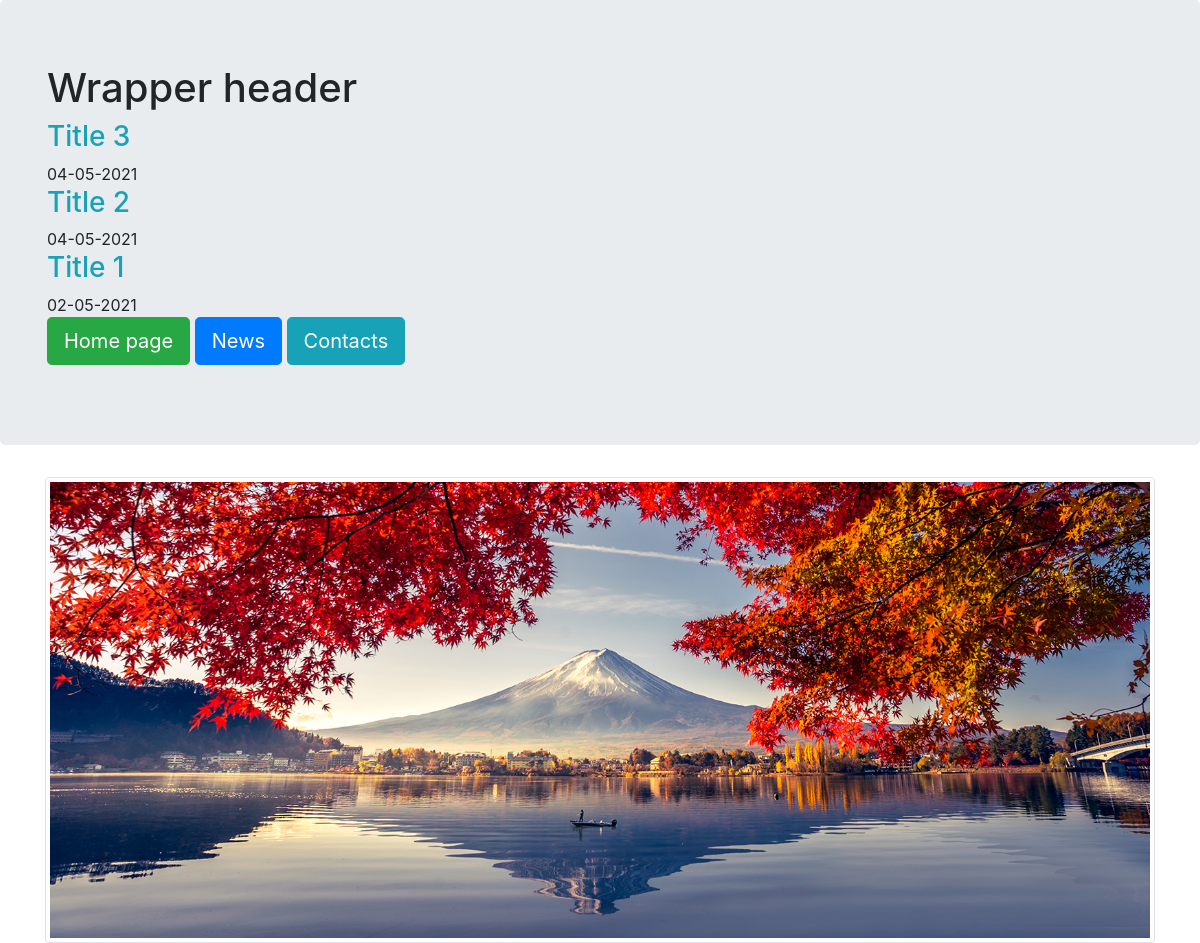
Page /news/ on the committed database.
### news/models.py (models this page shows, shortened)
class Articles(models.Model):
    title = models.CharField(max_length=120)
    post = models.TextField()
    date = models.DateTimeField()

### news/templates/news/posts.html
{% extends "testApp/wrapper.html" %}
{% block content %}
    {% for post in object_list %}
        <a href="/news/{{post.id}}"><h3 class="text-info">{{post.title}}</h3></a>
        {{post.date|date:"d-m-Y"}}
    {% endfor %}
{% endblock %}

### testApp/templates/testApp/wrapper.html (shortened to what this page needs)
<!DOCTYPE html>
<html lang="en">
<head>
{% load static %}
    <Link rel="stylesheet" href="{% static 'css/bootstrap.min.css' %}" type="text/css"></Link>
</head>
<body>
   <div class="jumbotron">
    <div class="container">
        <h1>Wrapper  header</h1>
        {% block content %}
        {% endblock %}
        <p>
            <a href="/testApp/1" class="btn btn-success btn-lg">Home page</a>
            <a href="/news/" class="btn btn-primary btn-lg">News</a>
            <a href="/testApp/contacts" class="btn btn-info btn-lg">Contacts</a>
        </p>
    </div>
   </div>
   <div class="container">
       <img src="{% static 'testApp/image/kaf3.jpg' %}" class="img-thumbnail">
   </div>
</body>
</html>

### rows in the picture
Articles: title "Title 3", date "04-05-2021"
Articles: title "Title 2", date "04-05-2021"
Articles: title "Title 1", date "02-05-2021"
